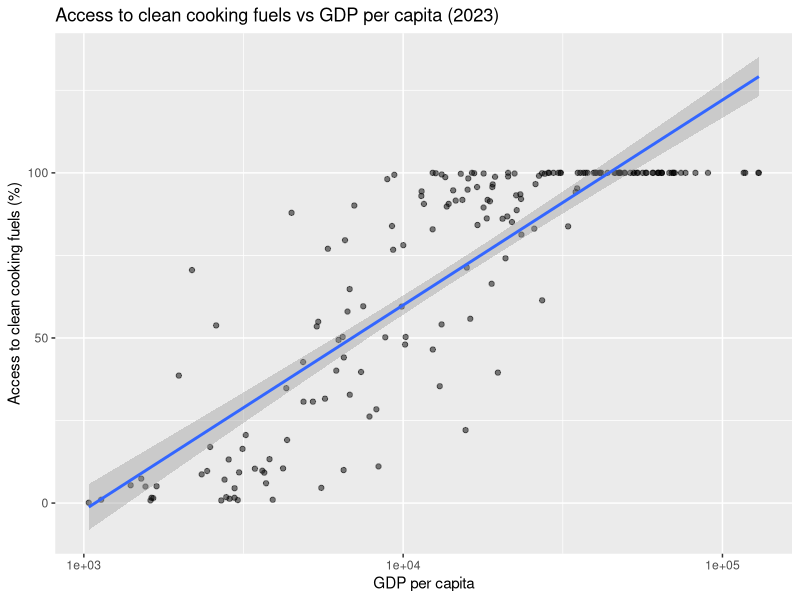
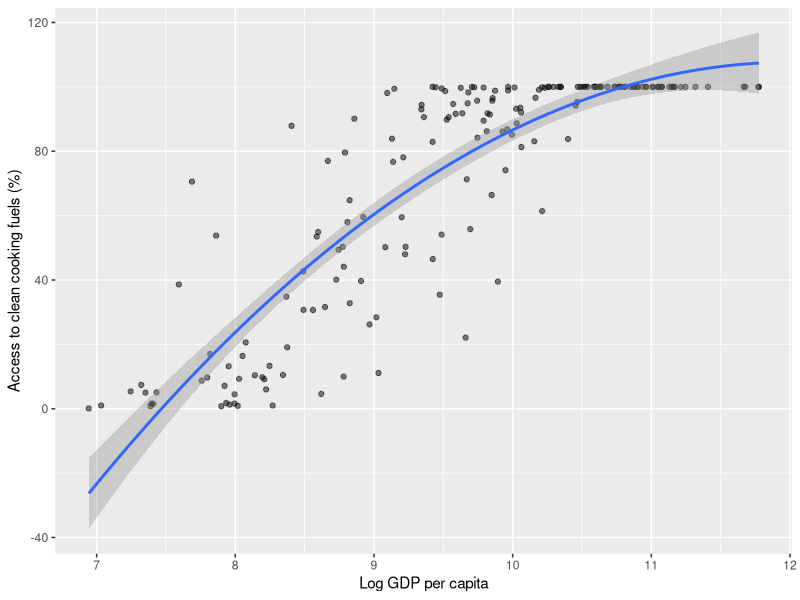

Write R code to recreate these figures, in order.
## ---- chunk 1
library(tidyverse)
data <- read_csv("access-to-clean-fuels-for-cooking-vs-gdp-per-capita.csv")

data_2023 <- data |>
  filter(Year == 2023)

ggplot(data_2023, aes(x = `GDP per capita`,
                      y = `Access to clean fuels and technologies for cooking`)) +
  geom_point(alpha = 0.5) +
  geom_smooth(method = "lm") +
  scale_x_log10() +
  labs(x = "GDP per capita",
       y = "Access to clean cooking fuels (%)",
       title = "Access to clean cooking fuels vs GDP per capita (2023)")

## ---- chunk 2
# Add income group column
data <- data |>
  mutate(income_group = case_when(
    `GDP per capita` < 1000  ~ "Low income",
    `GDP per capita` < 12000 ~ "Middle income",
    TRUE                     ~ "High income"
  ))|>
  filter(`Access to clean fuels and technologies for cooking` <= 100)  # remove bad values
## ---- chunk 3
model1 <- lm(`Access to clean fuels and technologies for cooking` ~ 
              log(`GDP per capita`), 
            data = data_2023)
summary(model1)
## ---- chunk 4
library(tidyverse)
data_2023 <- data_2023 |>
  mutate(log_gdp = log(`GDP per capita`))

ggplot(data_2023, aes(x = log_gdp,
                      y = `Access to clean fuels and technologies for cooking`)) +
  geom_point(alpha = 0.5) +
  stat_smooth(method = "lm",
              formula = y ~ x + I(x^2)) +
  labs(x = "Log GDP per capita",
       y = "Access to clean cooking fuels (%)")
## ---- chunk 5
model2 <- lm(`Access to clean fuels and technologies for cooking` ~ log(`GDP per capita`) + I(log(`GDP per capita`)^2),
             data = data_2023)
summary(model2)
## ---- chunk 6
anova(model1, model2)
## ---- chunk 7
library(readr)
share_of_rural_population_with_electricity_access_vs_share_of_total_population_with_electricity_access <- read_csv("share-of-rural-population-with-electricity-access-vs-share-of-total-population-with-electricity-access.csv")
## ---- chunk 8
rural_vs_urban <- share_of_rural_population_with_electricity_access_vs_share_of_total_population_with_electricity_access
## ---- chunk 9
rural_vs_urban_2023 <- rural_vs_urban |>
  filter(Year == 2023)
## ---- chunk 10
rural_vs_urban_2023 <- as.data.frame(rural_vs_urban_2023)
## ---- chunk 11
joined_data <- full_join(data_2023, rural_vs_urban_2023, by = "Entity")
## ---- chunk 12
joined_data <- joined_data |>
  mutate(rural_urban_gap = `Share of urban population with access` - 
          `Share of rural population with access`)
## ---- chunk 13
model <- lm (`Access to clean fuels and technologies for cooking`~ log_gdp + rural_urban_gap, data = joined_data)
summary(model)
## ---- chunk 14
